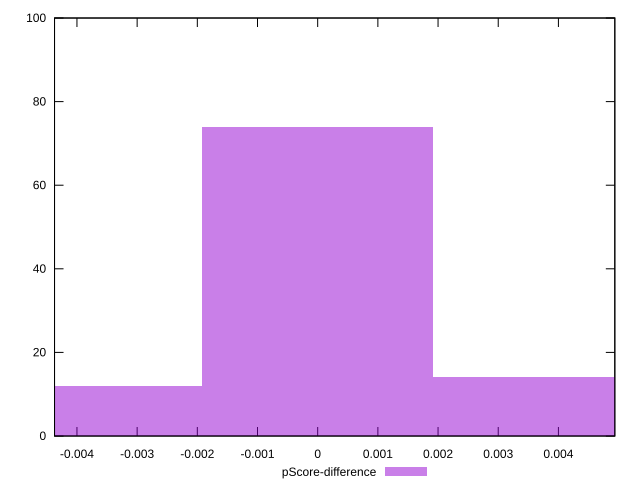

Write gnuplot code to recreate this figure.
reset

$pScoreDifference <<EOF
0 74
0.003832537240837718 14
-0.003832537240837718 12
EOF

set key outside below
set boxwidth 0.003832537240837718
set xrange [-0.004372603750936843:0.00493726616220716]
set yrange [0:100]
set trange [0:100]
set style fill transparent solid 0.5 noborder
set terminal svg size 640, 490 enhanced background rgb 'white'
set output "report_00015_2021-02-09T16-11-33.973Z/estimated-input-latency/samples/pages+cached+noadtech/pScore-difference/histogram.svg"

plot $pScoreDifference title "pScore-difference" with boxes

reset
